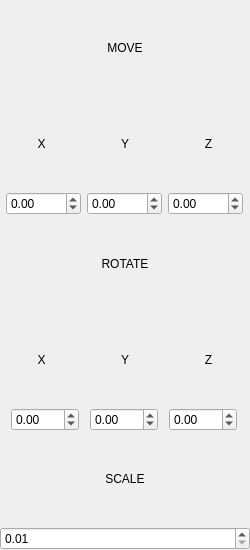
<?xml version="1.0" encoding="UTF-8"?>
<ui version="4.0">
 <class>PositionWidget</class>
 <widget class="QWidget" name="PositionWidget">
  <property name="geometry">
   <rect>
    <x>0</x>
    <y>0</y>
    <width>250</width>
    <height>550</height>
   </rect>
  </property>
  <property name="sizePolicy">
   <sizepolicy hsizetype="Fixed" vsizetype="Fixed">
    <horstretch>0</horstretch>
    <verstretch>0</verstretch>
   </sizepolicy>
  </property>
  <property name="minimumSize">
   <size>
    <width>250</width>
    <height>300</height>
   </size>
  </property>
  <property name="maximumSize">
   <size>
    <width>250</width>
    <height>550</height>
   </size>
  </property>
  <property name="windowTitle">
   <string>Form</string>
  </property>
  <layout class="QHBoxLayout" name="horizontalLayout_5">
   <property name="spacing">
    <number>0</number>
   </property>
   <property name="leftMargin">
    <number>0</number>
   </property>
   <property name="topMargin">
    <number>0</number>
   </property>
   <property name="rightMargin">
    <number>0</number>
   </property>
   <property name="bottomMargin">
    <number>0</number>
   </property>
   <item>
    <layout class="QVBoxLayout" name="verticalLayout" stretch="1,1,1,1,1,1,1,1">
     <property name="spacing">
      <number>0</number>
     </property>
     <item>
      <widget class="QLabel" name="label_move">
       <property name="sizePolicy">
        <sizepolicy hsizetype="Minimum" vsizetype="Minimum">
         <horstretch>0</horstretch>
         <verstretch>0</verstretch>
        </sizepolicy>
       </property>
       <property name="text">
        <string>MOVE</string>
       </property>
       <property name="alignment">
        <set>Qt::AlignCenter</set>
       </property>
      </widget>
     </item>
     <item>
      <layout class="QHBoxLayout" name="horizontalLayout_3">
       <property name="spacing">
        <number>0</number>
       </property>
       <item>
        <widget class="QLabel" name="label_move_x">
         <property name="sizePolicy">
          <sizepolicy hsizetype="Minimum" vsizetype="Minimum">
           <horstretch>0</horstretch>
           <verstretch>0</verstretch>
          </sizepolicy>
         </property>
         <property name="text">
          <string>X</string>
         </property>
         <property name="alignment">
          <set>Qt::AlignCenter</set>
         </property>
        </widget>
       </item>
       <item>
        <widget class="QLabel" name="label_move_y">
         <property name="sizePolicy">
          <sizepolicy hsizetype="Minimum" vsizetype="Minimum">
           <horstretch>0</horstretch>
           <verstretch>0</verstretch>
          </sizepolicy>
         </property>
         <property name="text">
          <string>Y</string>
         </property>
         <property name="alignment">
          <set>Qt::AlignCenter</set>
         </property>
        </widget>
       </item>
       <item>
        <widget class="QLabel" name="label_move_z">
         <property name="sizePolicy">
          <sizepolicy hsizetype="Minimum" vsizetype="Minimum">
           <horstretch>0</horstretch>
           <verstretch>0</verstretch>
          </sizepolicy>
         </property>
         <property name="text">
          <string>Z</string>
         </property>
         <property name="alignment">
          <set>Qt::AlignCenter</set>
         </property>
        </widget>
       </item>
      </layout>
     </item>
     <item>
      <layout class="QHBoxLayout" name="horizontalLayout">
       <property name="spacing">
        <number>0</number>
       </property>
       <item>
        <widget class="QDoubleSpinBox" name="spinbox_move_x">
         <property name="sizePolicy">
          <sizepolicy hsizetype="Fixed" vsizetype="Fixed">
           <horstretch>0</horstretch>
           <verstretch>0</verstretch>
          </sizepolicy>
         </property>
         <property name="cursor">
          <cursorShape>ClosedHandCursor</cursorShape>
         </property>
         <property name="minimum">
          <double>-1000.000000000000000</double>
         </property>
         <property name="maximum">
          <double>1000.000000000000000</double>
         </property>
         <property name="singleStep">
          <double>0.100000000000000</double>
         </property>
        </widget>
       </item>
       <item>
        <widget class="QDoubleSpinBox" name="spinbox_move_y">
         <property name="sizePolicy">
          <sizepolicy hsizetype="Fixed" vsizetype="Fixed">
           <horstretch>0</horstretch>
           <verstretch>0</verstretch>
          </sizepolicy>
         </property>
         <property name="cursor">
          <cursorShape>ClosedHandCursor</cursorShape>
         </property>
         <property name="minimum">
          <double>-1000.000000000000000</double>
         </property>
         <property name="maximum">
          <double>1000.000000000000000</double>
         </property>
         <property name="singleStep">
          <double>0.100000000000000</double>
         </property>
        </widget>
       </item>
       <item>
        <widget class="QDoubleSpinBox" name="spinbox_move_z">
         <property name="sizePolicy">
          <sizepolicy hsizetype="Fixed" vsizetype="Fixed">
           <horstretch>0</horstretch>
           <verstretch>0</verstretch>
          </sizepolicy>
         </property>
         <property name="cursor">
          <cursorShape>ClosedHandCursor</cursorShape>
         </property>
         <property name="minimum">
          <double>-1000.000000000000000</double>
         </property>
         <property name="maximum">
          <double>1000.000000000000000</double>
         </property>
         <property name="singleStep">
          <double>0.100000000000000</double>
         </property>
        </widget>
       </item>
      </layout>
     </item>
     <item>
      <widget class="QLabel" name="label_rotate">
       <property name="sizePolicy">
        <sizepolicy hsizetype="Minimum" vsizetype="Minimum">
         <horstretch>0</horstretch>
         <verstretch>0</verstretch>
        </sizepolicy>
       </property>
       <property name="text">
        <string>ROTATE</string>
       </property>
       <property name="alignment">
        <set>Qt::AlignCenter</set>
       </property>
      </widget>
     </item>
     <item>
      <layout class="QHBoxLayout" name="horizontalLayout_4">
       <property name="spacing">
        <number>0</number>
       </property>
       <item>
        <widget class="QLabel" name="label_rotate_x">
         <property name="sizePolicy">
          <sizepolicy hsizetype="Minimum" vsizetype="Minimum">
           <horstretch>0</horstretch>
           <verstretch>0</verstretch>
          </sizepolicy>
         </property>
         <property name="text">
          <string>X</string>
         </property>
         <property name="alignment">
          <set>Qt::AlignCenter</set>
         </property>
        </widget>
       </item>
       <item>
        <widget class="QLabel" name="label_rotate_y">
         <property name="sizePolicy">
          <sizepolicy hsizetype="Minimum" vsizetype="Minimum">
           <horstretch>0</horstretch>
           <verstretch>0</verstretch>
          </sizepolicy>
         </property>
         <property name="text">
          <string>Y</string>
         </property>
         <property name="alignment">
          <set>Qt::AlignCenter</set>
         </property>
        </widget>
       </item>
       <item>
        <widget class="QLabel" name="label_rotate_z">
         <property name="sizePolicy">
          <sizepolicy hsizetype="Minimum" vsizetype="Minimum">
           <horstretch>0</horstretch>
           <verstretch>0</verstretch>
          </sizepolicy>
         </property>
         <property name="text">
          <string>Z</string>
         </property>
         <property name="alignment">
          <set>Qt::AlignCenter</set>
         </property>
        </widget>
       </item>
      </layout>
     </item>
     <item>
      <layout class="QHBoxLayout" name="horizontalLayout_2">
       <property name="spacing">
        <number>0</number>
       </property>
       <item>
        <widget class="QDoubleSpinBox" name="spinbox_rotate_x">
         <property name="sizePolicy">
          <sizepolicy hsizetype="Fixed" vsizetype="Fixed">
           <horstretch>0</horstretch>
           <verstretch>0</verstretch>
          </sizepolicy>
         </property>
         <property name="cursor">
          <cursorShape>ClosedHandCursor</cursorShape>
         </property>
         <property name="minimum">
          <double>-360.000000000000000</double>
         </property>
         <property name="maximum">
          <double>360.000000000000000</double>
         </property>
        </widget>
       </item>
       <item>
        <widget class="QDoubleSpinBox" name="spinbox_rotate_y">
         <property name="sizePolicy">
          <sizepolicy hsizetype="Fixed" vsizetype="Fixed">
           <horstretch>0</horstretch>
           <verstretch>0</verstretch>
          </sizepolicy>
         </property>
         <property name="cursor">
          <cursorShape>ClosedHandCursor</cursorShape>
         </property>
         <property name="minimum">
          <double>-360.000000000000000</double>
         </property>
         <property name="maximum">
          <double>360.000000000000000</double>
         </property>
        </widget>
       </item>
       <item>
        <widget class="QDoubleSpinBox" name="spinbox_rotate_z">
         <property name="sizePolicy">
          <sizepolicy hsizetype="Fixed" vsizetype="Fixed">
           <horstretch>0</horstretch>
           <verstretch>0</verstretch>
          </sizepolicy>
         </property>
         <property name="cursor">
          <cursorShape>ClosedHandCursor</cursorShape>
         </property>
         <property name="minimum">
          <double>-360.000000000000000</double>
         </property>
         <property name="maximum">
          <double>360.000000000000000</double>
         </property>
        </widget>
       </item>
      </layout>
     </item>
     <item>
      <widget class="QLabel" name="label_scale">
       <property name="sizePolicy">
        <sizepolicy hsizetype="Minimum" vsizetype="Minimum">
         <horstretch>0</horstretch>
         <verstretch>0</verstretch>
        </sizepolicy>
       </property>
       <property name="text">
        <string>SCALE</string>
       </property>
       <property name="alignment">
        <set>Qt::AlignCenter</set>
       </property>
      </widget>
     </item>
     <item>
      <widget class="QDoubleSpinBox" name="spinbox_scale">
       <property name="sizePolicy">
        <sizepolicy hsizetype="Minimum" vsizetype="Fixed">
         <horstretch>0</horstretch>
         <verstretch>0</verstretch>
        </sizepolicy>
       </property>
       <property name="cursor">
        <cursorShape>ClosedHandCursor</cursorShape>
       </property>
       <property name="decimals">
        <number>2</number>
       </property>
       <property name="minimum">
        <double>0.010000000000000</double>
       </property>
       <property name="maximum">
        <double>100.000000000000000</double>
       </property>
       <property name="singleStep">
        <double>0.100000000000000</double>
       </property>
      </widget>
     </item>
    </layout>
   </item>
  </layout>
 </widget>
 <resources/>
 <connections/>
</ui>
